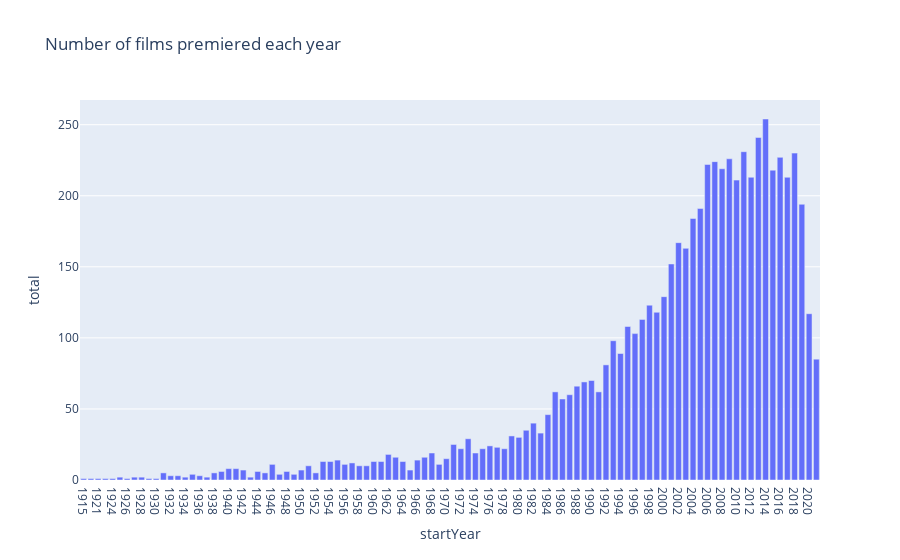

Here is the notebook cell this chart was saved with:
### Markdown cell above
<br/>

The following should generate an interesting plot of the number of films that premiered each year. Notice there is a dip between the 1920s and late 1940s. Why might that be? *This question is rhetorical; you do not need to write your answer anywhere.*

### Code cell
# just run this cell
px.bar(res_q4b, x="startYear", y="total",
       title="Number of films premiered each year")

### Figure 1 — Plotly figure (JSON) as saved in the notebook; plotly's stock layout.template omitted (floating-point values rounded to 4 significant figures)
{"data": [{"alignmentgroup": "True", "hovertemplate": "startYear=%{x}<br>total=%{y}<extra></extra>", "legendgroup": "", "marker": {"color": "#636efa", "pattern": {"shape": ""}}, "name": "", "offsetgroup": "", "orientation": "v", "showlegend": false, "textposition": "auto", "type": "bar", "x": ["1915", "1920", "1921", "1922", "1924", "1925", "1926", "1927", "1928", "1929", "1930", "1931", "1932", "1933", "1934", "1935", "1936", "1937", "1938", "1939", "1940", "1941", "1942", "1943", "1944", "1945", "1946", "1947", "1948", "1949", "1950", "1951", "1952", "1953", "1954", "1955", "1956", "1957", "1958", "1959", "1960", "1961", "1962", "1963", "1964", "1965", "1966", "1967", "1968", "1969", "1970", "1971", "1972", "1973", "1974", "1975", "1976", "1977", "1978", "1979", "1980", "1981", "1982", "1983", "1984", "1985", "1986", "1987", "1988", "1989", "1990", "1991", "1992", "1993", "1994", "1995", "1996", "1997", "1998", "1999", "2000", "2001", "2002", "2003", "2004", "2005", "2006", "2007", "2008", "2009", "2010", "2011", "2012", "2013", "2014", "2015", "2016", "2017", "2018", "2019", "2020", "2021"], "xaxis": "x", "y": [1, 1, 1, 1, 1, 2, 1, 2, 2, 1, 1, 5, 3, 3, 2, 4, 3, 2, 5, 6, 8, 8, 7, 2, 6, 5, 11, 4, 6, 4, 7, 10, 5, 13, 13, 14, 11, 12, 10, 10, 13, 13, 18, 16, 13, 7, 14, 16, 19, 11, 15, 25, 22, 29, 19, 22, 24, 23, 22, 31, 30, 35, 40, 33, 46, 62, 57, 60, 66, 69, 70, 62, 81, 98, 89, 108, 103, 113, 123, 118, 129, 152, 167, 163, 184, 191, 222, 224, 219, 226, 211, 231, 213, 241, 254, 218, 227, 213, 230, 194, 117, 85], "yaxis": "y"}], "layout": {"autosize": true, "barmode": "relative", "legend": {"tracegroupgap": 0}, "title": {"text": "Number of films premiered each year"}, "xaxis": {"anchor": "y", "autorange": true, "domain": [0, 1], "range": [-0.5, 101.5], "title": {"text": "startYear"}, "type": "category"}, "yaxis": {"anchor": "x", "autorange": true, "domain": [0, 1], "range": [0, 267.4], "title": {"text": "total"}, "type": "linear"}}}
